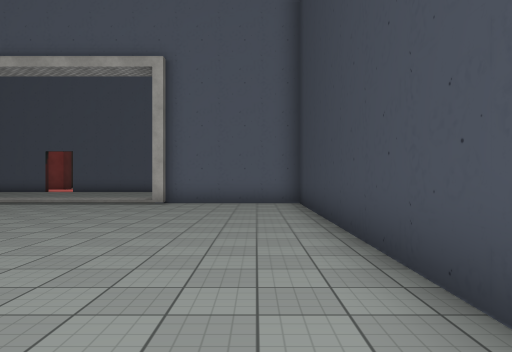
[1] (above)

16 first-person views from a walk through a 3-D level made in the Unity game engine. The camera is 1.5 m above the floor, looks level and sees 70° across. The floor is counted in squares, 2 m on a side. Each view is taken from the middle of a square. On the plan, view 1 faces up. The plan holds only what a view shows up to about 11 squares ahead; the rest is blank. The place goes on beyond the plan. The player character is not drawn. Some animated figures are not drawn. Some surface patterns are stand-ins.

[2]
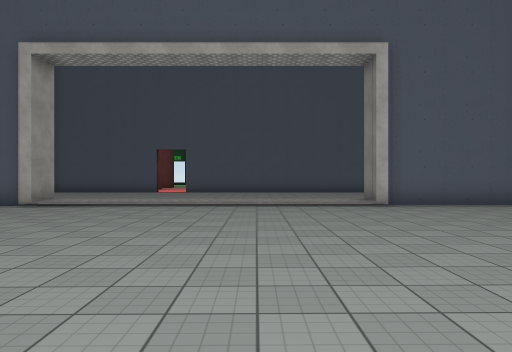

[3]
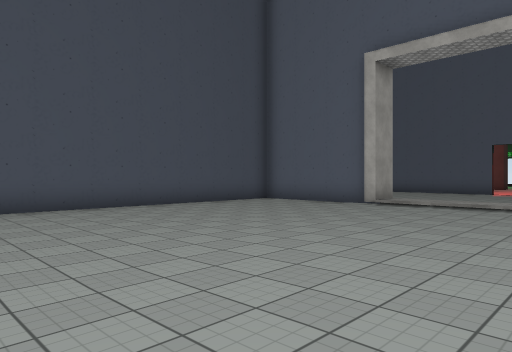

[4]
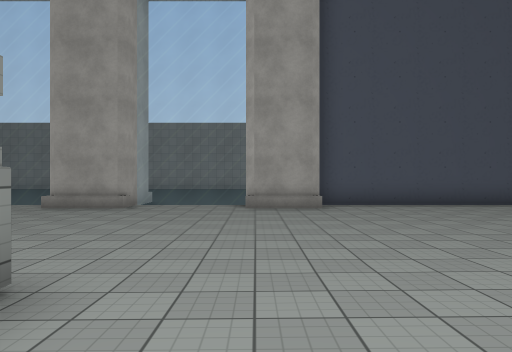

[5]
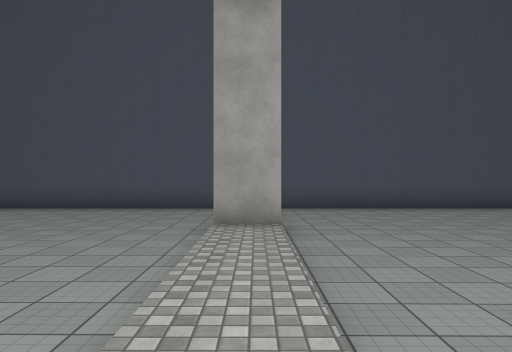

[6]
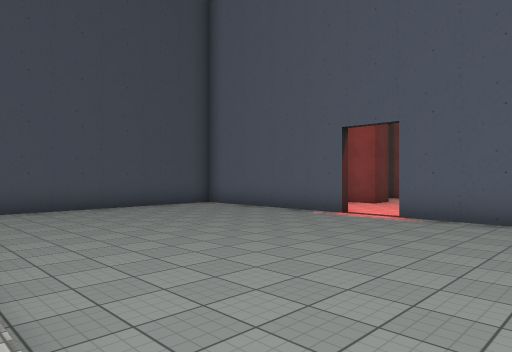

[7]
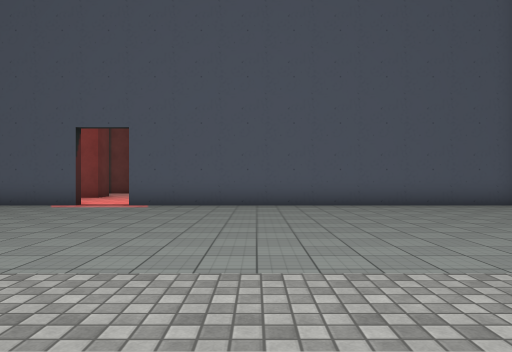

[8]
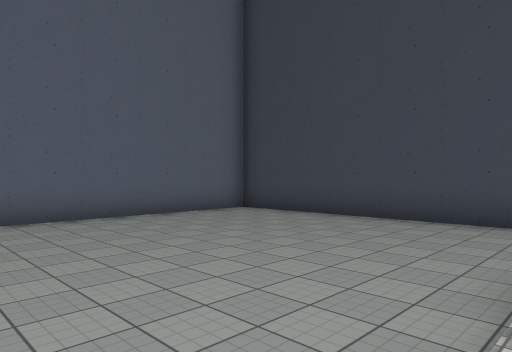

[9]
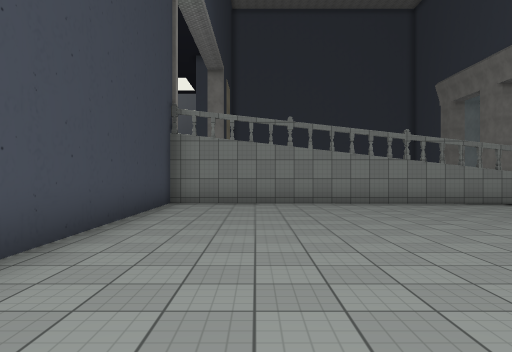

[10]
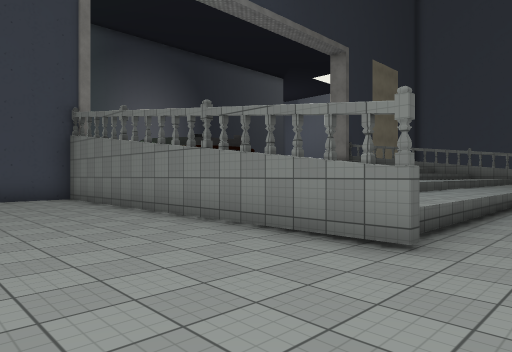

[11]
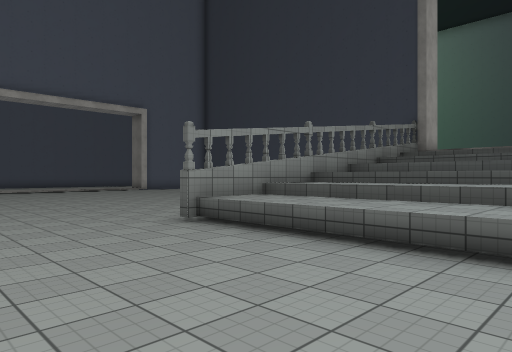

[12]
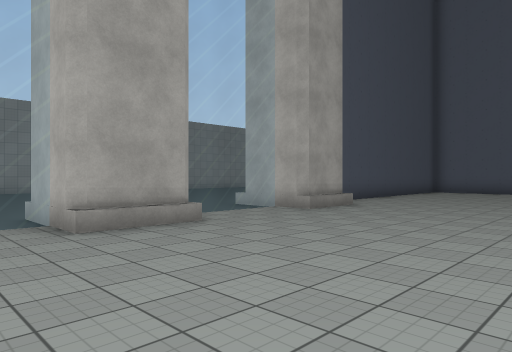

[13]
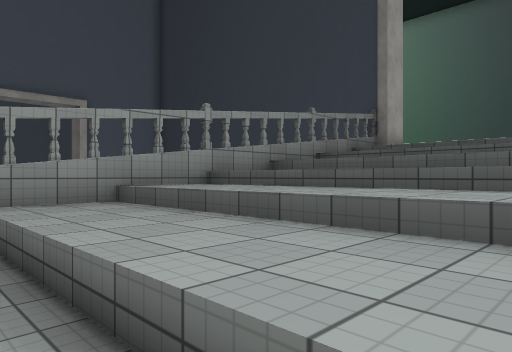

[14]
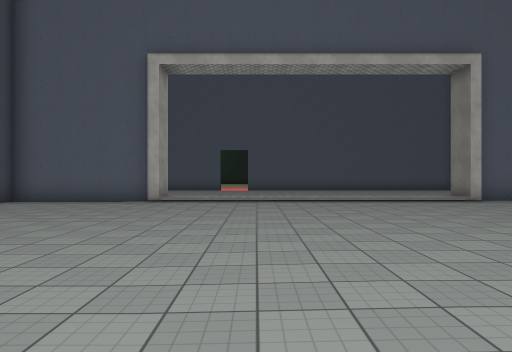

[15]
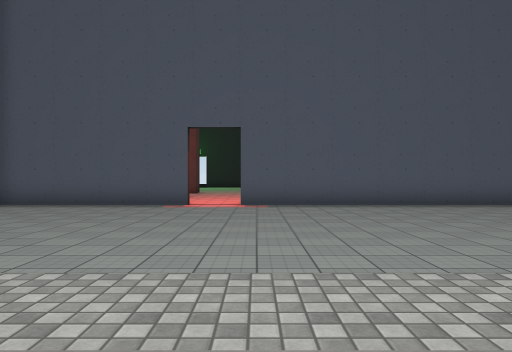

[16]
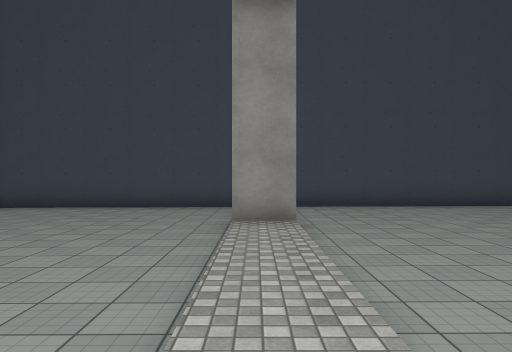

### Floor plan
Key: @ floor where view 1 was taken; # wall or solid block; . main floor; : floor 0.25 m higher than the main floor; - floor 0.25 m lower than the main floor; + floor 0.75 m higher than the main floor; / step, stairs or slope; = window, fence, low wall or low ledge.
Columns run from 18 left of view 1 to 2 right of it. Each row starts with its distance up from view 1.
 21        --
 20        --
 19   ######-############
 18   #-----------------#
 17   #-----------------#
 16   #-................#
 15   #-................#
 14   #--...............#
 13   #--...............#
 12   #--...............#
 11   #####:::::::::#####
 10   #---..............#
  9   #----.............#
  8   #----.............#
  7   #----.............#
  6   #-----............#
  5   #-----............#
  4   #-----............#
  3   #------...........#
  2   #------...........#
  1   ##------..........#
  0 =###------........@.#
 -1  -=-------..........#
 -2  -=-------####=#==###
 -3  #=-------++//  / //
 -4  ###------++//    //
 -5 =###------++//    //
 -6  -=-------++//
 -7      -- --++/

Where each view was taken, in squares from view 1:
view 1: 0 up, 0 right, facing up
view 2: 1 up, 6 left, facing up
view 3: 1 up, 7 left, facing up-left
view 4: 0 up, 6 left, facing left
view 5: 11 up, 6 left, facing left
view 6: 11 up, 6 left, facing up-left
view 7: 9 up, 6 left, facing up
view 8: 11 up, 6 left, facing up-right
view 9: 8 up, 1 left, facing down
view 10: 2 up, 10 left, facing down-right
view 11: 7 down, 12 left, facing up-right
view 12: 7 down, 10 left, facing up-left
view 13: 7 down, 9 left, facing up-right
view 14: 0 up, 9 left, facing up
view 15: 9 up, 9 left, facing up
view 16: 11 up, 9 left, facing right
